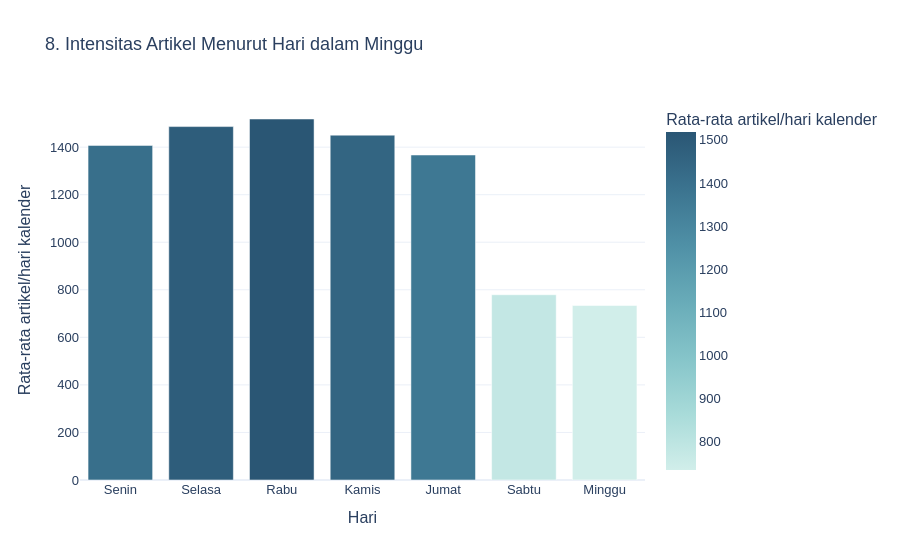

The notebook cell this image was saved under:
### Code cell
fig8 = px.bar(weekday, x='hari', y='rata_per_hari',
              hover_data=['artikel', 'hari_kalender', 'hari_teramati'],
              category_orders={'hari': DAY_NAMES}, color='rata_per_hari',
              labels={'hari': 'Hari', 'rata_per_hari': 'Rata-rata artikel/hari kalender'},
              title='8. Intensitas Artikel Menurut Hari dalam Minggu', color_continuous_scale='Teal')
show_and_save(fig8, '08_weekday_pattern')

### Figure 1 — Plotly figure (JSON) as saved in the notebook; plotly's stock layout.template omitted (floating-point values rounded to 4 significant figures)
{"data": [{"customdata": [[73180.0, 52.0, 52.0], [77290.0, 52.0, 52.0], [78950.0, 52.0, 52.0], [75420.0, 52.0, 52.0], [71080.0, 52.0, 52.0], [40520.0, 52.0, 52.0], [38910.0, 53.0, 53.0]], "hovertemplate": "Hari=%{x}<br>Rata-rata artikel/hari kalender=%{marker.color}<br>artikel=%{customdata[0]}<br>hari_kalender=%{customdata[1]}<br>hari_teramati=%{customdata[2]}<extra></extra>", "legendgroup": "", "marker": {"color": [1407.0, 1486.0, 1518.0, 1450.0, 1367.0, 779.3, 734.2], "coloraxis": "coloraxis", "pattern": {"shape": ""}}, "name": "", "orientation": "v", "showlegend": false, "textposition": "auto", "type": "bar", "x": ["Senin", "Selasa", "Rabu", "Kamis", "Jumat", "Sabtu", "Minggu"], "xaxis": "x", "y": [1407.0, 1486.0, 1518.0, 1450.0, 1367.0, 779.3, 734.2], "yaxis": "y"}], "layout": {"barmode": "relative", "coloraxis": {"colorbar": {"title": {"text": "Rata-rata artikel/hari kalender"}}, "colorscale": [[0.0, "rgb(209, 238, 234)"], [0.1667, "rgb(168, 219, 217)"], [0.3333, "rgb(133, 196, 201)"], [0.5, "rgb(104, 171, 184)"], [0.6667, "rgb(79, 144, 166)"], [0.8333, "rgb(59, 115, 143)"], [1.0, "rgb(42, 86, 116)"]]}, "font": {"family": "Arial", "size": 13}, "hovermode": "closest", "legend": {"tracegroupgap": 0}, "title": {"text": "8. Intensitas Artikel Menurut Hari dalam Minggu"}, "xaxis": {"anchor": "y", "categoryarray": ["Senin", "Selasa", "Rabu", "Kamis", "Jumat", "Sabtu", "Minggu"], "categoryorder": "array", "domain": [0.0, 1.0], "title": {"text": "Hari"}}, "yaxis": {"anchor": "x", "domain": [0.0, 1.0], "title": {"text": "Rata-rata artikel/hari kalender"}}}}
